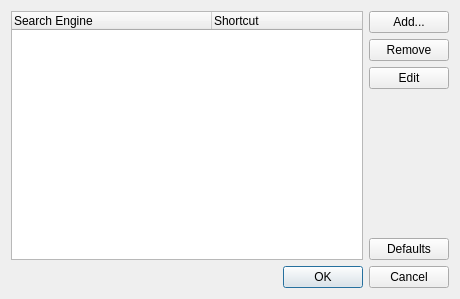
<?xml version="1.0" encoding="UTF-8"?>
<ui version="4.0">
 <class>SearchEnginesDialog</class>
 <widget class="QDialog" name="SearchEnginesDialog">
  <property name="geometry">
   <rect>
    <x>0</x>
    <y>0</y>
    <width>460</width>
    <height>299</height>
   </rect>
  </property>
  <property name="windowTitle">
   <string>Manage Search Engines</string>
  </property>
  <layout class="QGridLayout" name="gridLayout">
   <item row="0" column="1">
    <layout class="QVBoxLayout" name="verticalLayout">
     <item>
      <widget class="QPushButton" name="add">
       <property name="text">
        <string>Add...</string>
       </property>
      </widget>
     </item>
     <item>
      <widget class="QPushButton" name="remove">
       <property name="text">
        <string>Remove</string>
       </property>
      </widget>
     </item>
     <item>
      <widget class="QPushButton" name="edit">
       <property name="text">
        <string>Edit</string>
       </property>
      </widget>
     </item>
     <item>
      <spacer name="verticalSpacer">
       <property name="orientation">
        <enum>Qt::Vertical</enum>
       </property>
       <property name="sizeHint" stdset="0">
        <size>
         <width>20</width>
         <height>40</height>
        </size>
       </property>
      </spacer>
     </item>
     <item>
      <widget class="QPushButton" name="defaults">
       <property name="text">
        <string>Defaults</string>
       </property>
      </widget>
     </item>
    </layout>
   </item>
   <item row="1" column="0" colspan="2">
    <widget class="QDialogButtonBox" name="buttonBox">
     <property name="orientation">
      <enum>Qt::Horizontal</enum>
     </property>
     <property name="standardButtons">
      <set>QDialogButtonBox::Cancel|QDialogButtonBox::Ok</set>
     </property>
    </widget>
   </item>
   <item row="0" column="0">
    <widget class="QTreeWidget" name="treeWidget">
     <attribute name="headerDefaultSectionSize">
      <number>200</number>
     </attribute>
     <column>
      <property name="text">
       <string>Search Engine</string>
      </property>
     </column>
     <column>
      <property name="text">
       <string>Shortcut</string>
      </property>
     </column>
    </widget>
   </item>
  </layout>
 </widget>
 <resources/>
 <connections>
  <connection>
   <sender>buttonBox</sender>
   <signal>accepted()</signal>
   <receiver>SearchEnginesDialog</receiver>
   <slot>accept()</slot>
   <hints>
    <hint type="sourcelabel">
     <x>248</x>
     <y>254</y>
    </hint>
    <hint type="destinationlabel">
     <x>157</x>
     <y>274</y>
    </hint>
   </hints>
  </connection>
  <connection>
   <sender>buttonBox</sender>
   <signal>rejected()</signal>
   <receiver>SearchEnginesDialog</receiver>
   <slot>reject()</slot>
   <hints>
    <hint type="sourcelabel">
     <x>316</x>
     <y>260</y>
    </hint>
    <hint type="destinationlabel">
     <x>286</x>
     <y>274</y>
    </hint>
   </hints>
  </connection>
 </connections>
</ui>
